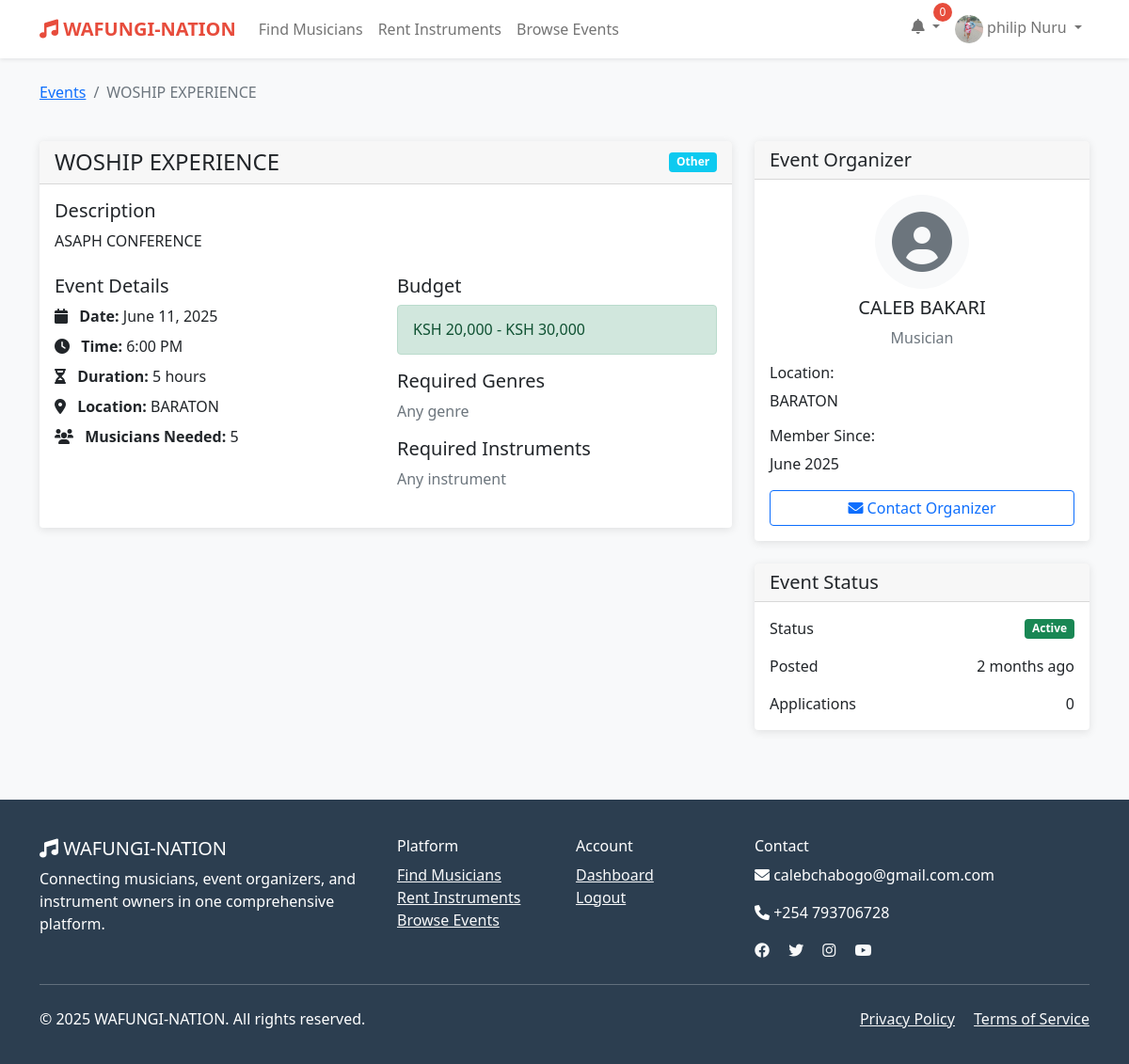
The app's page /events/1/ (signed in), older data.
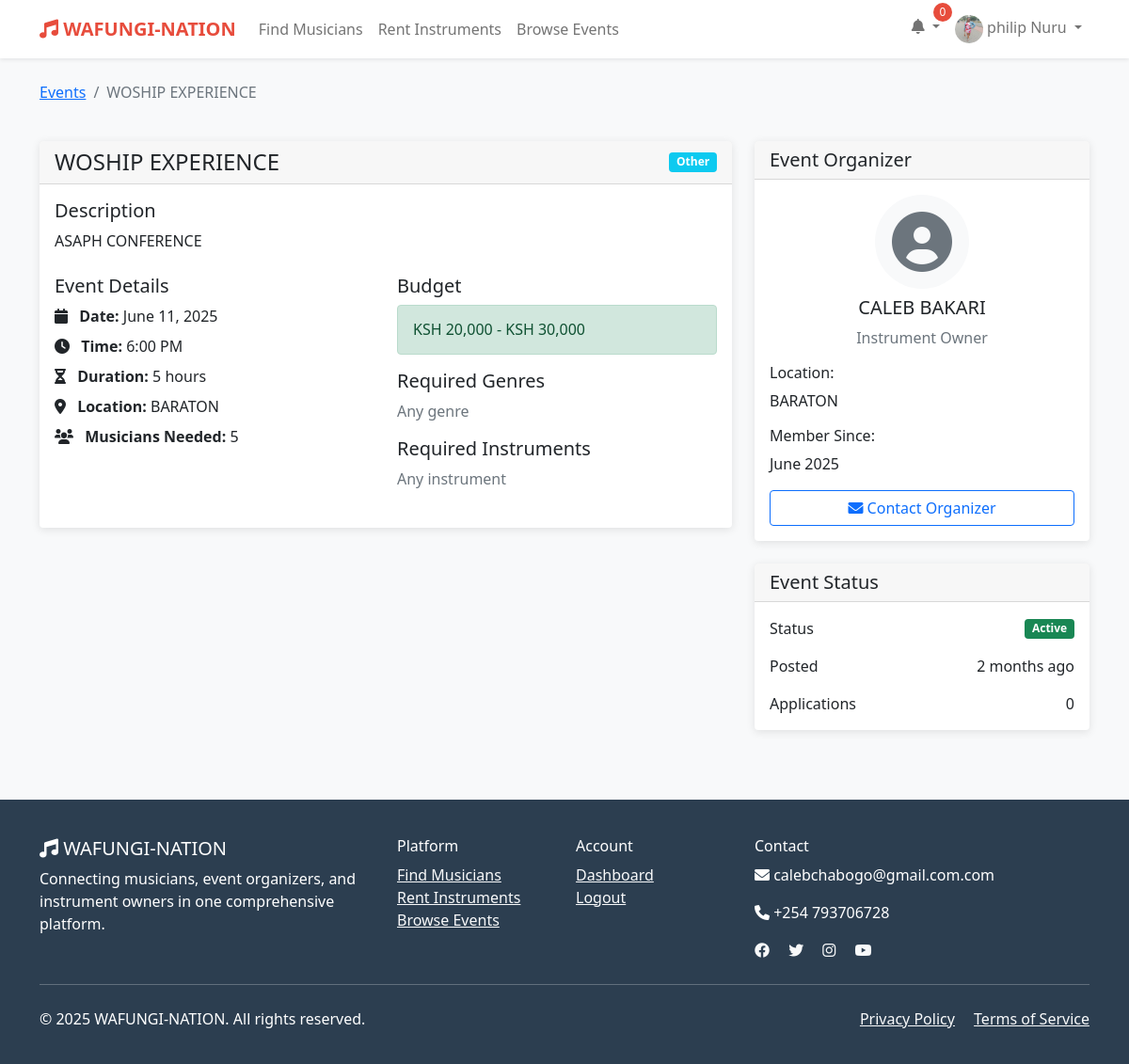
The same page, newer data.
### wafungi/models.py (models this page shows, shortened)
class Event(models.Model):
    EVENT_TYPES = (
        ('wedding', 'Wedding'),
        ('corporate', 'Corporate Event'),
        ('concert', 'Concert'),
        ('party', 'Party'),
        ('festival', 'Festival'),
        ('other', 'Other'),
    )
    organizer = models.ForeignKey(User, on_delete=models.CASCADE)
    title = models.CharField(max_length=200)
    description = models.TextField()
    event_type = models.CharField(max_length=20, choices=EVENT_TYPES)
    date = models.DateTimeField()
    duration_hours = models.PositiveIntegerField()
    location = models.CharField(max_length=200)
    budget_min = models.DecimalField(max_digits=10, decimal_places=2)
    budget_max = models.DecimalField(max_digits=10, decimal_places=2)
    required_genres = models.ManyToManyField(Genre, blank=True)
    required_instruments = models.ManyToManyField(Instrument, blank=True)
    musicians_needed = models.PositiveIntegerField(default=1)
    is_active = models.BooleanField(default=True)
    created_at = models.DateTimeField(auto_now_add=True)

class User(AbstractUser):
    USER_TYPES = (
        ('musician', 'Musician'),
        ('organizer', 'Event Organizer'),
        ('instrument_owner', 'Instrument Owner'),
        ('client', 'Client'),
    )
    user_type = models.CharField(max_length=20, choices=USER_TYPES)
    phone = models.CharField(max_length=15, blank=True)
    location = models.CharField(max_length=100, blank=True)
    profile_picture = models.ImageField(upload_to='profiles/', blank=True, null=True)
    bio = models.TextField(blank=True)
    is_verified = models.BooleanField(default=False)
    created_at = models.DateTimeField(auto_now_add=True)
    updated_at = models.DateTimeField(auto_now=True)

### wafungi/views.py (the view)
# urls.py: path('events/<int:event_id>/', views.event_detail, name='event_detail'),
def event_detail(request, event_id):
    event = get_object_or_404(Event, id=event_id)
    can_apply = (
        request.user.is_authenticated and
        request.user.user_type == 'musician' and
        request.user != event.organizer and
        event.is_active and
        event.date > timezone.now()
    )
    has_applied = False
    if request.user.is_authenticated and can_apply:
        has_applied = EventApplication.objects.filter(
            event=event,
            musician=request.user
        ).exists()
    context = {
        'event': event,
        'can_apply': can_apply and not has_applied,
        'has_applied': has_applied,
    }
    return render(request, 'wafungi/event_detail.html', context)

### wafungi/templatetags/wafungi_filters.py (called while the page is built)
@register.filter
def ksh_currency(value):
    try:
        return f"KSH {float(value):,.0f}"
    except (ValueError, TypeError):
        return "KSH 0"

### templates/wafungi/event_detail.html (shortened to what the changed rows need)
{% extends 'base.html' %}
{% load wafungi_filters %}
{% block content %}
<div class="container py-4">
    <div class="row">
        <div class="col-12 mb-4">
            <nav aria-label="breadcrumb">
                <ol class="breadcrumb">
                    <li class="breadcrumb-item"><a href="{% url 'browse_events' %}">Events</a></li>
                    <li class="breadcrumb-item active" aria-current="page">{{ event.title }}</li>
                </ol>
            </nav>
        </div>
    </div>
    <div class="row">
        <div class="col-md-8">
            <div class="card">
                <div class="card-header d-flex justify-content-between align-items-center">
                    <h4 class="mb-0">{{ event.title }}</h4>
                    <span class="badge bg-info">{{ event.event_type|title }}</span>
                </div>
                <div class="card-body">
                    <div class="mb-4">
                        <h5>Description</h5>
                        <p>{{ event.description }}</p>
                    </div>
                    <div class="row mb-4">
                        <div class="col-md-6">
                            <ul class="list-unstyled">
                                <li class="mb-2">
                                    <i class="fas fa-calendar me-2"></i> <strong>Date:</strong> {{ event.date|date:"F d, Y" }}
                                </li>
                                <li class="mb-2">
                                    <i class="fas fa-clock me-2"></i> <strong>Time:</strong> {{ event.date|date:"g:i A" }}
                                </li>
                                <li class="mb-2">
                                    <i class="fas fa-hourglass-half me-2"></i> <strong>Duration:</strong> {{ event.duration_hours }} hours
                                </li>
                                <li class="mb-2">
                                    <i class="fas fa-map-marker-alt me-2"></i> <strong>Location:</strong> {{ event.location }}
                                </li>
                                <li>
                                    <i class="fas fa-users me-2"></i> <strong>Musicians Needed:</strong> {{ event.musicians_needed }}
                                </li>
                            </ul>
                        </div>
                        <div class="col-md-6">
                            <div class="alert alert-success">
                                <h6 class="mb-0">{{ event.budget_min|ksh_currency }} - {{ event.budget_max|ksh_currency }}</h6>
                            </div>
                        </div>
                    </div>
                </div>
            </div>
        </div>
        <div class="col-md-4">
            <div class="card mb-4">
                <div class="card-body">
                    <div class="text-center mb-3">
                        {% if event.organizer.profile_picture %}
                            <img src="{{ event.organizer.profile_picture.url }}" class="rounded-circle img-thumbnail" style="width: 100px; height: 100px; object-fit: cover;" alt="{{ event.organizer.get_full_name }}">
                        {% else %}
                            <div class="rounded-circle bg-light d-flex align-items-center justify-content-center mx-auto" style="width: 100px; height: 100px;">
                                <i class="fas fa-user-circle fa-4x text-muted"></i>
                            </div>
                        {% endif %}
                        <h5 class="mt-2">{{ event.organizer.get_full_name|default:event.organizer.username }}</h5>
                        <p class="text-muted">{{ event.organizer.get_user_type_display }}</p>
                    </div>
                    <div class="mb-3">
                        <h6>Location:</h6>
                        <p class="mb-0">{{ event.organizer.location|default:"Not specified" }}</p>
                    </div>
                    <div class="mb-3">
                        <h6>Member Since:</h6>
                        <p class="mb-0">{{ event.organizer.date_joined|date:"F Y" }}</p>
                    </div>
                </div>
            </div>
            <div class="card">
                <div class="card-body">
                    <div class="mb-3">
                        <div class="d-flex justify-content-between align-items-center">
                            <span>Posted</span>
                            <span>{{ event.created_at|timesince }} ago</span>
                        </div>
                    </div>
                </div>
            </div>
        </div>
    </div>
</div>
{% endblock %}

Row changes from the older to the newer data that the page shows:
changed through a linked row, Event "WOSHIP EXPERIENCE": organizer.user_type "Musician" → "Instrument Owner"
